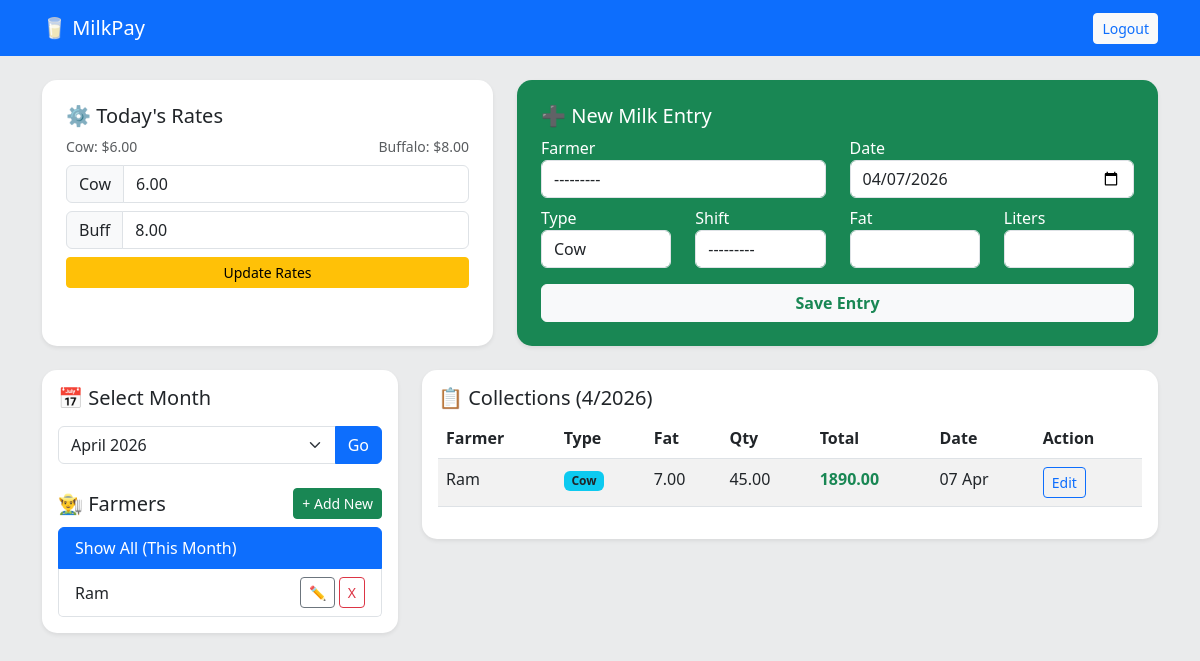
Screenshot of /custom-admin/ (signed in) with the database file from the repository.
### core/models.py (models this page shows, shortened)
class RateConfig(models.Model):
    price_cow_fat = models.DecimalField(max_digits=5, decimal_places=2, default=6.00, verbose_name="Cow Rate")
    price_buffalo_fat = models.DecimalField(max_digits=5, decimal_places=2, default=8.00, verbose_name="Buffalo Rate")
    updated_at = models.DateTimeField(auto_now=True)

class User(AbstractUser):
    is_farmer = models.BooleanField(default=False)
    is_admin = models.BooleanField(default=False)
    phone = models.CharField(max_length=11, blank=True)
    address = models.TextField(blank=True)

class MilkEntry(models.Model):
    farmer = models.ForeignKey(User, on_delete=models.CASCADE, related_name='entries',limit_choices_to={'is_farmer': True})
    date = models.DateField(default=timezone.now)
    shift = models.CharField(max_length=10, choices=[('Morning', 'Morning'), ('Evening', 'Evening')])
    milk_type = models.CharField(max_length=10, choices=[('Cow', 'Cow'), ('Buffalo', 'Buffalo')], default='Cow')
    fat = models.DecimalField(max_digits=4, decimal_places=2)
    quantity = models.DecimalField(max_digits=5, decimal_places=2) # Liters
    rate_applied = models.DecimalField(max_digits=6, decimal_places=2, blank=True)
    total_amount = models.DecimalField(max_digits=10, decimal_places=2, blank=True)
    created_at = models.DateTimeField(auto_now_add=True)

### core/views.py (the view, shortened to what this page needs)
# urls.py: path('custom-admin/', views.admin_dashboard, name='admin_dashboard'),
@login_required
def admin_dashboard(request):
    if not request.user.is_superuser:
        return redirect('dashboard')
    if request.method == 'POST' and 'add_milk' in request.POST:
        form = MilkEntryForm(request.POST)
        if form.is_valid():
            form.save()
            return redirect('admin_dashboard')
    else:
        milk_form = MilkEntryForm()
    current_rate = RateConfig.objects.last()
    if request.method == 'POST' and 'update_rate' in request.POST:
        r_form = RateForm(request.POST)
        if r_form.is_valid():
            r_form.save()
            return redirect('admin_dashboard')
    today = timezone.now().date()
    selected_month = int(request.GET.get('month', today.month))
    selected_year = int(request.GET.get('year', today.year))
    farmer_id = request.GET.get('farmer_id')
    entries = MilkEntry.objects.filter(date__month=selected_month, date__year=selected_year)
    selected_farmer = None
    farmer_stats = None
    entries = entries.order_by('-date', '-created_at')
    farmers = User.objects.filter(is_farmer=True)
    month_list = []
    curr = today
    for i in range(12):
        month_list.append((curr.month, curr.year, curr.strftime('%B %Y')))
        first = curr.replace(day=1)
        curr = first - datetime.timedelta(days=1)
    context = {
        'milk_form': milk_form,
        'rate_form': RateForm(instance=current_rate),
        'current_rate': current_rate,
        'entries': entries,
        'farmers': farmers,
        'selected_farmer': selected_farmer,
        'farmer_stats': farmer_stats,
        'selected_month': selected_month,
        'selected_year': selected_year,
        'month_list': month_list
    }
    return render(request, 'core/admin_dashboard.html', context)

### core/forms.py (shortened to what this page needs)
class MilkEntryForm(forms.ModelForm):
    class Meta:
        model = MilkEntry
        fields = ['farmer', 'date', 'shift', 'milk_type', 'fat', 'quantity']
        widgets = {
            'farmer': forms.Select(attrs={'class': 'form-control'}),
            'date': forms.DateInput(attrs={'class': 'form-control', 'type': 'date'}),
            'shift': forms.Select(attrs={'class': 'form-control'}),
            'milk_type': forms.Select(attrs={'class': 'form-control'}),
            'fat': forms.NumberInput(attrs={'class': 'form-control', 'step': '0.1'}),
            'quantity': forms.NumberInput(attrs={'class': 'form-control', 'step': '0.1'}),
        }

class RateForm(forms.ModelForm):
    class Meta:
        model = RateConfig
        fields = ['price_cow_fat', 'price_buffalo_fat']
        widgets = {
            'price_cow_fat': forms.NumberInput(attrs={'class': 'form-control', 'placeholder': 'Cow Rate'}),
            'price_buffalo_fat': forms.NumberInput(attrs={'class': 'form-control', 'placeholder': 'Buffalo Rate'}),
        }

### core/templates/core/admin_dashboard.html (shortened to what this page needs)
{% extends 'core/base.html' %}
{% block content %}
<div class="row">
    <div class="col-md-5 mb-4">
        <div class="card p-4 bg-white shadow-sm h-100">
            <h5>⚙️ Today's Rates</h5>
            <div class="d-flex justify-content-between text-muted mb-2">
                <small>Cow: ${{ current_rate.price_cow_fat }}</small>
                <small>Buffalo: ${{ current_rate.price_buffalo_fat }}</small>
            </div>
            <form method="post">
                <div class="input-group mb-2">
                    <span class="input-group-text">Cow</span>
                    {{ rate_form.price_cow_fat }}
                </div>
                <div class="input-group mb-2">
                    <span class="input-group-text">Buff</span>
                    {{ rate_form.price_buffalo_fat }}
                </div>
                <button type="submit" name="update_rate" class="btn btn-warning w-100 btn-sm">Update Rates</button>
            </form>
        </div>
    </div>
    <div class="col-md-7 mb-4">
        <div class="card p-4 bg-success text-white shadow-sm h-100">
            <h5>➕ New Milk Entry</h5>
            <form method="post">
                <div class="row mb-2">
                    <div class="col-md-6">
                        <label>Farmer</label>
                        {{ milk_form.farmer }}
                    </div>
                    <div class="col-md-6">
                        <label>Date</label>
                        {{ milk_form.date }}
                    </div>
                </div>
                <div class="row">
                    <div class="col-6 col-md-3">
                        <label>Type</label>
                        {{ milk_form.milk_type }}
                    </div>
                    <div class="col-6 col-md-3">
                        <label>Shift</label>
                        {{ milk_form.shift }}
                    </div>
                    <div class="col-6 col-md-3">
                        <label>Fat</label>
                        {{ milk_form.fat }}
                    </div>
                    <div class="col-6 col-md-3">
                        <label>Liters</label>
                        {{ milk_form.quantity }}
                    </div>
                </div>
                <button type="submit" name="add_milk" class="btn btn-light text-success w-100 mt-3 fw-bold">Save Entry</button>
            </form>
        </div>
    </div>
</div>
<div class="row">
    <div class="col-md-4">
        <div class="card p-3 shadow-sm mb-3">
            <h5 class="mb-3">📅 Select Month</h5>
            <form method="get" class="mb-4">
                <div class="input-group">
                    <select name="month" class="form-select">
                        {% for m, y, name in month_list %}
                            <option value="{{ m }}" {% if m == selected_month %}selected{% endif %}>
                                {{ name }}
                            </option>
                        {% endfor %}
                    </select>
                    <button type="submit" class="btn btn-primary">Go</button>
                </div>
            </form>
            <div class="d-flex justify-content-between align-items-center mb-2">
                <h5 class="mb-0">👨‍🌾 Farmers</h5>
                <a href="{% url 'register_farmer' %}" class="btn btn-sm btn-success">+ Add New</a>
            </div>
            <div class="list-group">
                <a href="?month={{ selected_month }}&year={{ selected_year }}" class="list-group-item list-group-item-action {% if not selected_farmer %}active{% endif %}">
                    Show All (This Month)
                </a>
                {% for f in farmers %}
                <div class="d-flex w-100 justify-content-between align-items-center list-group-item list-group-item-action {% if selected_farmer.id == f.id %}active{% endif %}">
                    <a href="?farmer_id={{ f.id }}&month={{ selected_month }}&year={{ selected_year }}" class="text-decoration-none text-dark flex-grow-1">
                        {{ f.username }}
                    </a>
                    <div class="d-flex gap-1">
                        <a href="{% url 'edit_farmer' f.id %}" class="btn btn-sm btn-outline-secondary" title="Edit Info">✏️</a>
                        <a href="{% url 'delete_farmer' f.id %}" class="btn btn-sm btn-outline-danger" onclick="return confirm('Delete farmer?');">X</a>
                    </div>
                </div>
                {% endfor %}
            </div>
        </div>
    </div>
    <div class="col-md-8">
        <div class="card p-3 shadow-sm">
            <h5>📋 Collections ({{ selected_month }}/{{ selected_year }})</h5>
            <div class="table-responsive">
                <table class="table table-striped table-hover">
                    <thead>
                        <tr>
                            <th>Farmer</th>
                            <th>Type</th>
                            <th>Fat</th>
                            <th>Qty</th>
                            <th>Total</th>
                            <th>Date</th>
                            <th>Action</th>
                        </tr>
                    </thead>
                    <tbody>
                        {% for entry in entries %}
                        <tr>
                            <td>{{ entry.farmer.username }}</td>
                            <td>
                                {% if entry.milk_type == 'Cow' %}
                                    <span class="badge bg-info text-dark">Cow</span>
                                {% else %}
                                    <span class="badge bg-dark">Buff</span>
                                {% endif %}
                            </td>
                            <td>{{ entry.fat }}</td>
                            <td>{{ entry.quantity }}</td>
                            <td class="fw-bold text-success">{{ entry.total_amount }}</td>
                            <td>{{ entry.date|date:"d M" }}</td>
                            <td>
                                <a href="{% url 'edit_entry' entry.id %}" class="btn btn-sm btn-outline-primary">Edit</a>
                            </td>
                        </tr>
                        {% empty %}
                        <tr>
                            <td colspan="7" class="text-center text-muted">No records found for this month.</td>
                        </tr>
                        {% endfor %}
                    </tbody>
                </table>
            </div>
        </div>
    </div>
</div>
{% endblock %}

### core/templates/core/base.html (shortened to what this page needs)
<!DOCTYPE html>
<html lang="en">
<head>
    <link href="https://cdn.jsdelivr.net/npm/bootstrap@5.3.0/dist/css/bootstrap.min.css" rel="stylesheet">
</head>
<body>
    <nav class="navbar navbar-dark bg-primary mb-4">
        <div class="container">
            <a class="navbar-brand" href="/">🥛 MilkPay</a>
            <form method="post" action="{% url 'logout' %}" class="d-inline">
                <button type="submit" class="btn btn-sm btn-light text-primary">
                         Logout
                 </button>
</form>
        </div>
    </nav>
    <div class="container">
        {% block content %}{% endblock %}
    </div>
</body>
</html>

### core/templates/core/base.html (style rules this page uses)
body { background-color: #eaebec; }
.card { border-radius: 15px; border: none; box-shadow: 0 4px 6px rgba(0,0,0,0.1); }

### rows the page displays
RateConfig: price_cow_fat "6.00", price_buffalo_fat "8.00"
User: username "Ram"
MilkEntry: farmer.username "Ram", milk_type "Cow", fat "7.00", quantity "45.00", total_amount "1890.00", date "07 Apr"

### other values shown
{{ selected_month }} "4"
{{ selected_year }} "2026"
form field month "April 2026"
